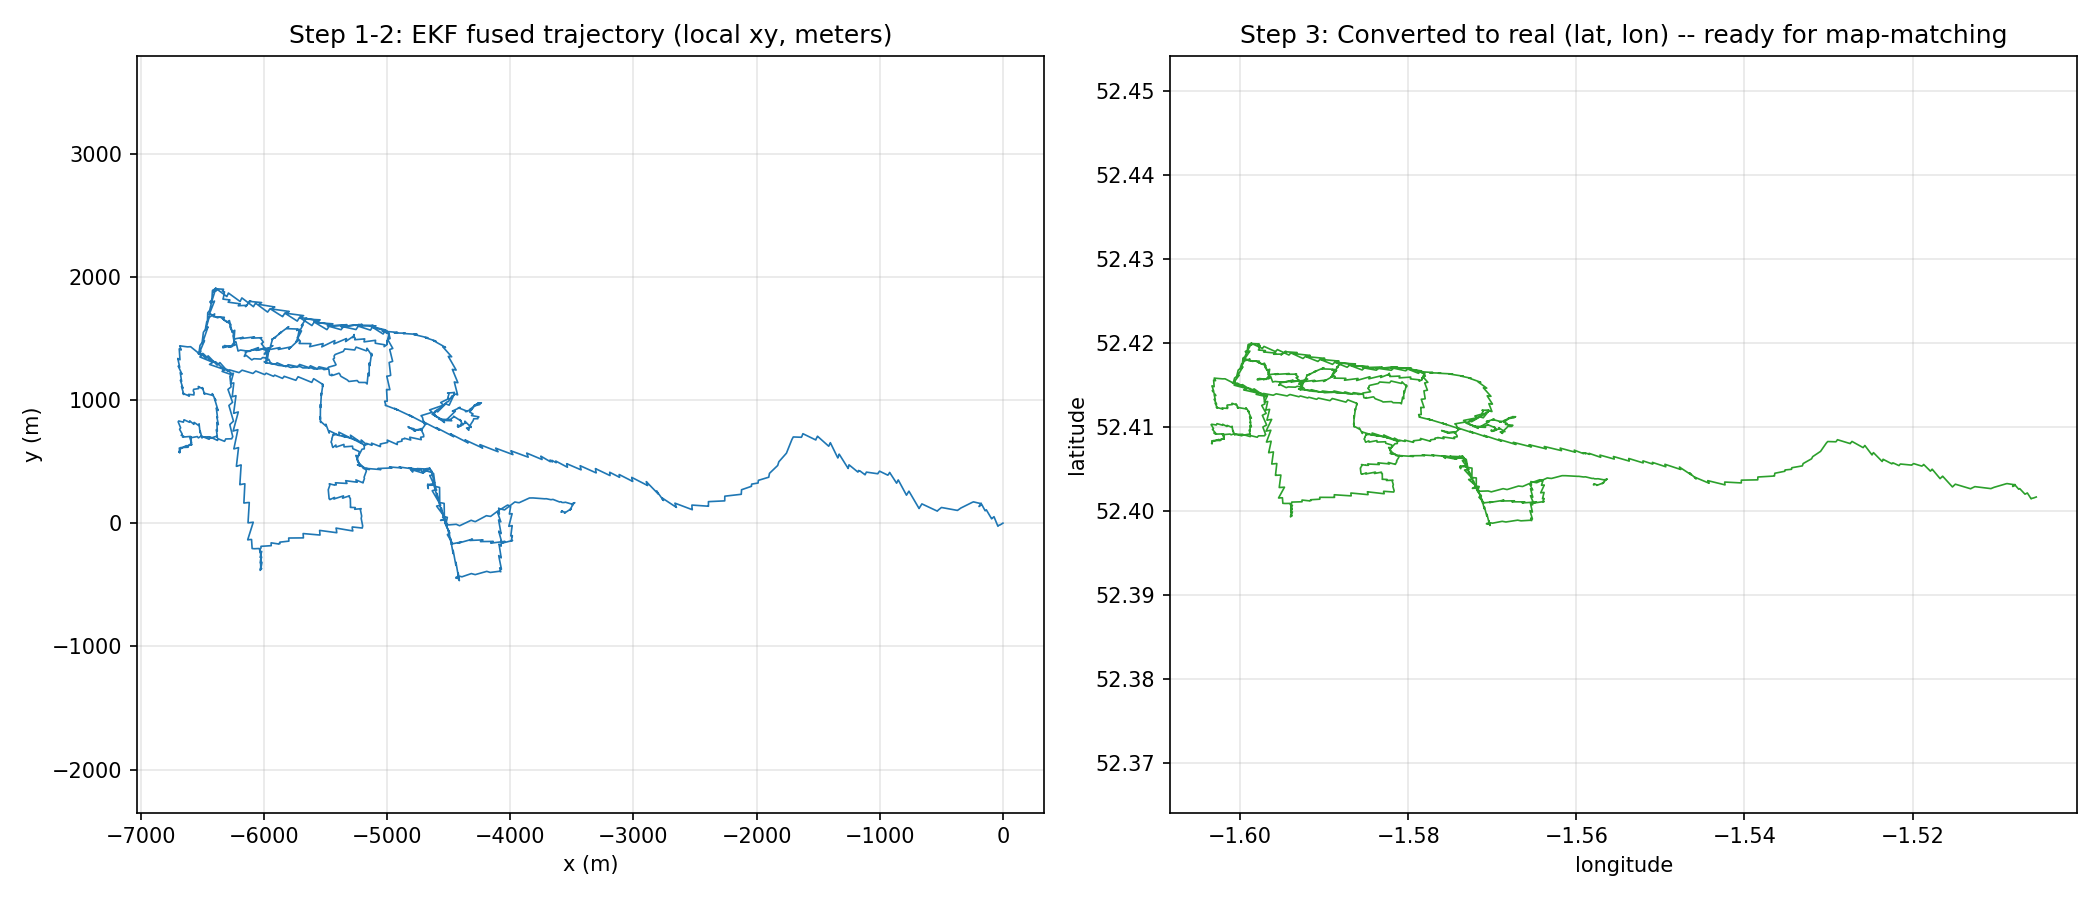

Write the Python code that produced this figure.
"""
full_pipeline_demo.py
-----------------------
Complete end-to-end demo: real S1 sensor data -> EKF fusion -> coordinate
conversion -> ready for map-matching. This is the single script that
demonstrates every piece of Person 3's Phase 1 work working together.

Pipeline:
    S1_training.csv (real IMU + real GPS, IO-VNBD)
        -> VehicleEKF (predict + update_velocity + update_gps)
        -> fused local (x, y) trajectory
        -> local_xy_to_latlon() [shared projection.py, agreed with P1]
        -> real (lat, lon) trajectory
        -> ready for map_matching.py (NaiveNearestPointMatcher now,
           GraphHopperClient once a real UK OSM server exists)

Run this to see the whole system work together on real data.
"""

import numpy as np
import pandas as pd
from ekf_fusion import VehicleEKF
from projection import local_xy_to_latlon, ORIGIN_LAT, ORIGIN_LON


def run_full_pipeline(csv_path="S1_training.csv"):
    df = pd.read_csv(csv_path)
    timestamps = pd.to_datetime(df["timestamp"])
    dt_array = timestamps.diff().dt.total_seconds().fillna(0.1).to_numpy()
    x_m = df["x_m"].to_numpy(dtype=float)
    y_m = df["y_m"].to_numpy(dtype=float)
    speed_kmh = df["speed_kmh"].to_numpy(dtype=float)
    gyro_yaw = df["gyro_yaw"].to_numpy(dtype=float)

    gps_update_mask = np.zeros(len(df), dtype=bool)
    gps_update_mask[0] = True
    gps_update_mask[1:] = (np.diff(x_m) != 0) | (np.diff(y_m) != 0)
    real_gps_indices = np.where(gps_update_mask)[0]
    x0, y0 = x_m[real_gps_indices[0]], y_m[real_gps_indices[0]]
    x1, y1 = x_m[real_gps_indices[1]], y_m[real_gps_indices[1]]
    init_heading = np.arctan2(y1 - y0, x1 - x0)

    print("=== STEP 1: Fusion (VehicleEKF) ===")
    ekf = VehicleEKF(initial_state=[x0, y0, speed_kmh[0] / 3.6, init_heading])
    estimated_heading = init_heading
    estimated_xy = []

    for i in range(len(df)):
        dt = max(dt_array[i], 1e-3)
        ekf.predict(dt)
        estimated_heading += gyro_yaw[i] * dt
        ekf.update_velocity(speed_kmh[i], estimated_heading % (2 * np.pi))
        if gps_update_mask[i] and i > 0:
            ekf.update_gps(x_m[i], y_m[i])
        estimated_xy.append(ekf.x[:2].copy())

    estimated_xy = np.array(estimated_xy)
    print(f"  Fused {len(estimated_xy)} position estimates")
    print(f"  GPS updates rejected: {ekf.n_gps_rejected}/{ekf.n_gps_updates}")

    print("\n=== STEP 2: Coordinate conversion (shared projection.py) ===")
    lat, lon = local_xy_to_latlon(estimated_xy[:, 0], estimated_xy[:, 1],
                                    ORIGIN_LAT, ORIGIN_LON)
    print(f"  Converted local (x,y) -> real (lat,lon)")
    print(f"  lat range: [{lat.min():.6f}, {lat.max():.6f}]")
    print(f"  lon range: [{lon.min():.6f}, {lon.max():.6f}]")
    print(f"  (Coventry, UK area -- matches the IO-VNBD S1 origin, as expected)")

    print("\n=== STEP 3: Ready for map-matching ===")
    print("  This (lat, lon) trajectory is now in the exact format")
    print("  GraphHopperClient.match_points() expects.")
    print("  A real UK GraphHopper server (with a Coventry-area OSM extract)")
    print("  would snap this onto actual road geometry -- not yet stood up")
    print("  in Phase 1 due to time constraints (see fusion_spec_final.md).")

    return {
        "local_xy": estimated_xy,
        "lat": lat,
        "lon": lon,
        "ekf": ekf,
    }


if __name__ == "__main__":
    results = run_full_pipeline()

    try:
        import matplotlib.pyplot as plt

        fig, (ax1, ax2) = plt.subplots(1, 2, figsize=(14, 6))

        ax1.plot(results["local_xy"][:, 0], results["local_xy"][:, 1],
                 linewidth=0.8, color="tab:blue")
        ax1.set_title("Step 1-2: EKF fused trajectory (local xy, meters)")
        ax1.set_xlabel("x (m)")
        ax1.set_ylabel("y (m)")
        ax1.axis("equal")
        ax1.grid(True, alpha=0.3)

        ax2.plot(results["lon"], results["lat"], linewidth=0.8, color="tab:green")
        ax2.set_title("Step 3: Converted to real (lat, lon) -- ready for map-matching")
        ax2.set_xlabel("longitude")
        ax2.set_ylabel("latitude")
        ax2.axis("equal")
        ax2.grid(True, alpha=0.3)

        plt.tight_layout()
        plt.savefig("/home/claude/full_pipeline_demo.png", dpi=150)
        print("\nPlot saved to full_pipeline_demo.png")
    except ImportError:
        print("\n(matplotlib not installed -- skipping plot)")
